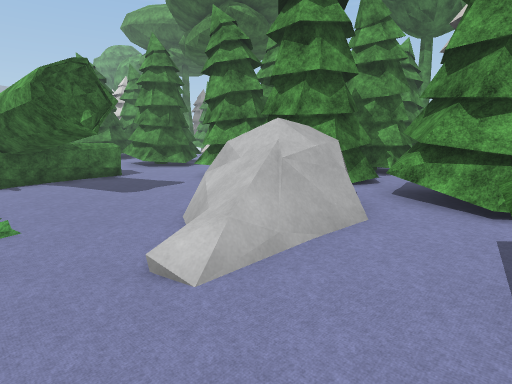
[1] (above)

24 first-person views from a walk through a scene from a Unity 3-D project. The camera is 1.5 m above the floor, tilts 10° down and sees 80° across. The floor is counted in squares, 1 m on a side. Each view is taken from the middle of a square. On the plan, view 1 faces up. The plan holds only what a view shows up to about 15 squares ahead; the rest is blank. The place goes on beyond the plan. The player character is not drawn. Some surface patterns are stand-ins.

[2]
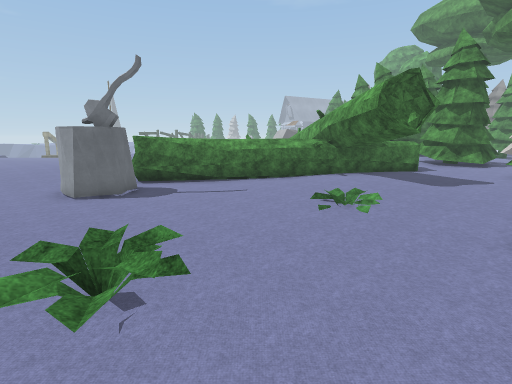

[3]
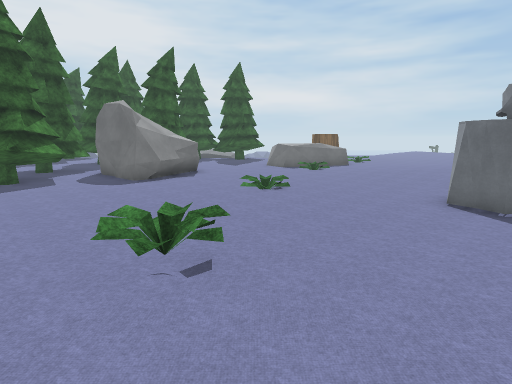

[4]
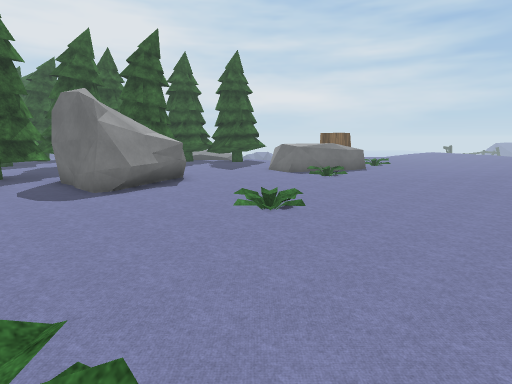

[5]
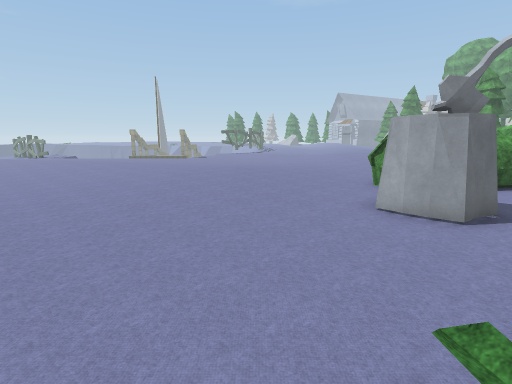

[6]
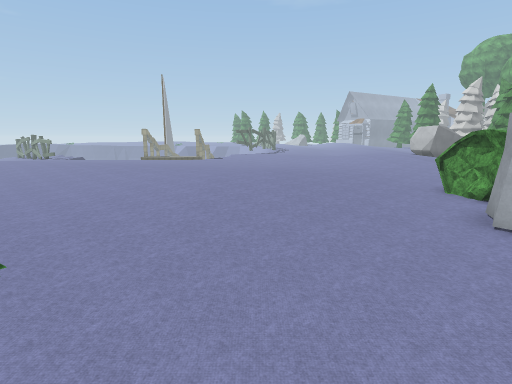

[7]
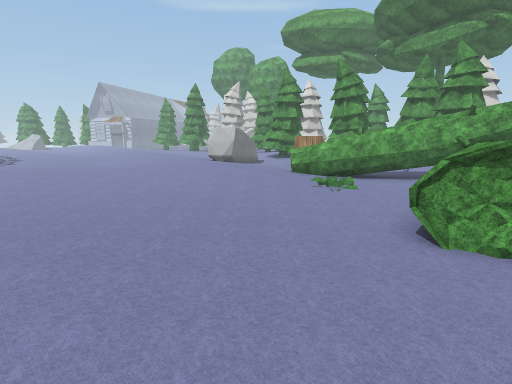

[8]
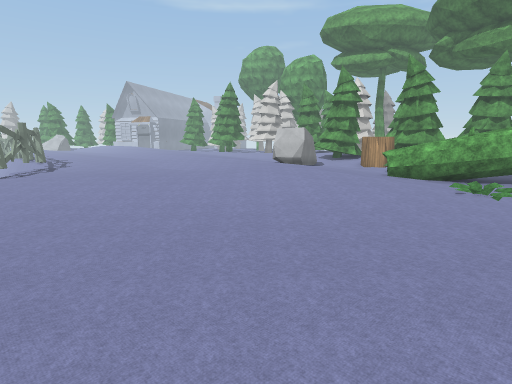

[9]
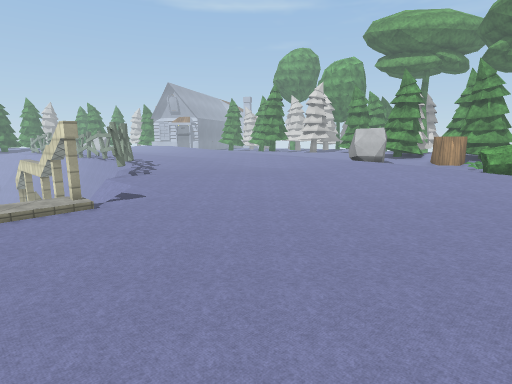

[10]
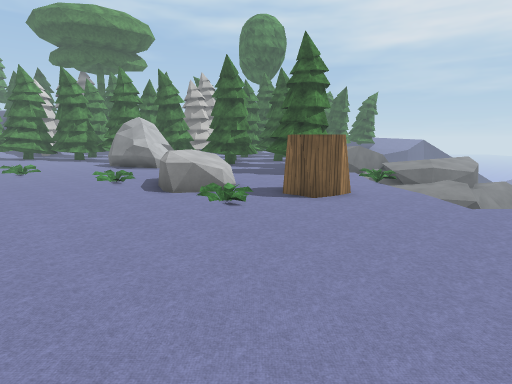

[11]
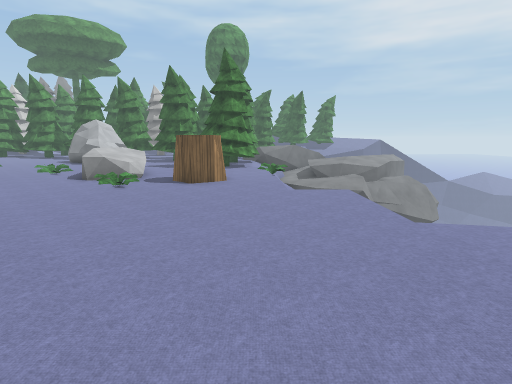

[12]
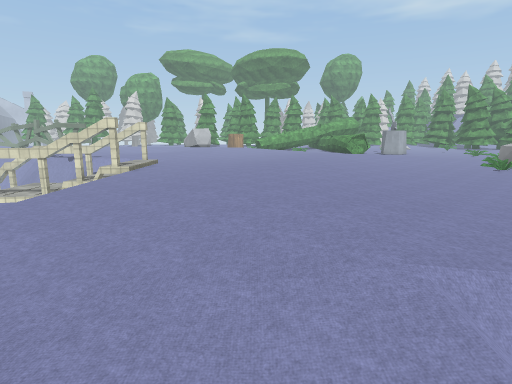

[13]
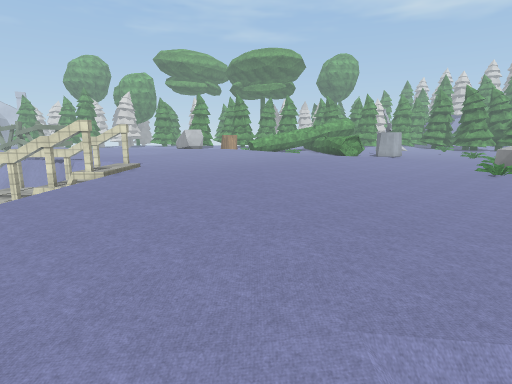

[14]
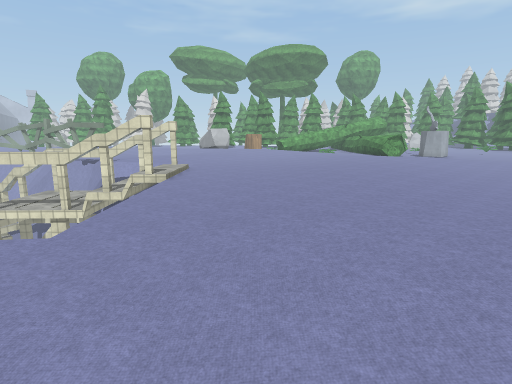

[15]
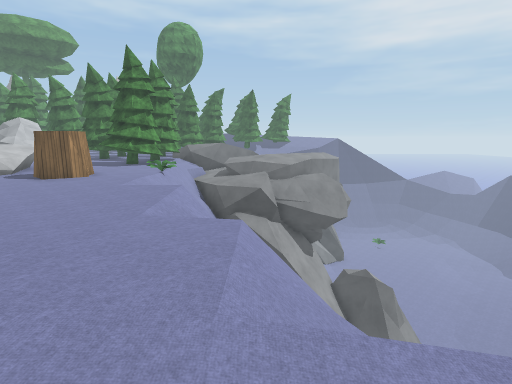

[16]
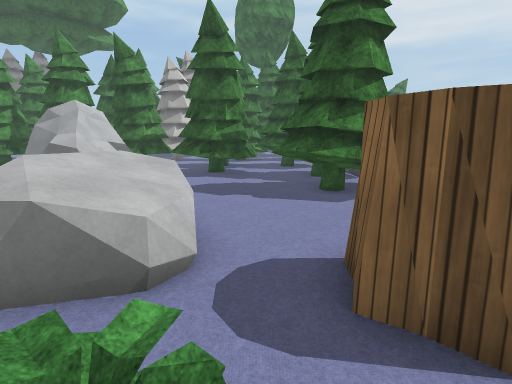

[17]
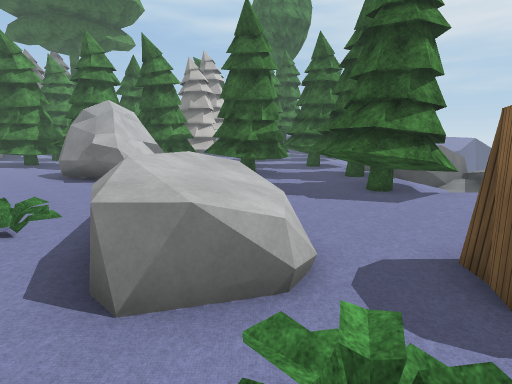

[18]
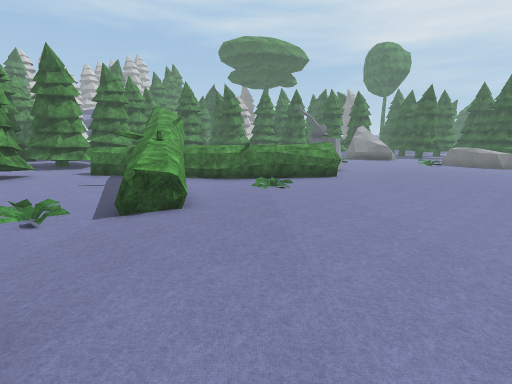

[19]
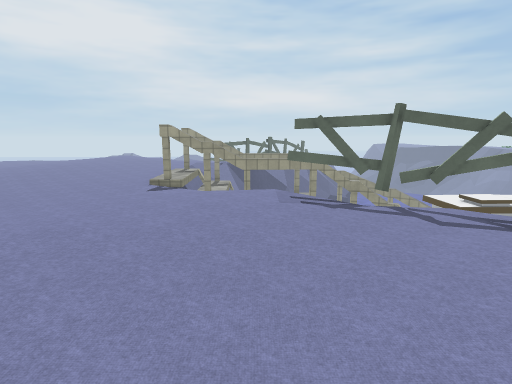

[20]
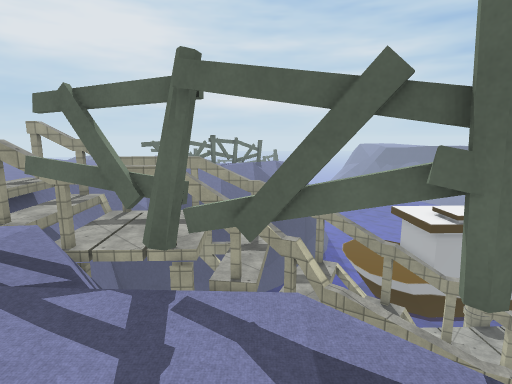

[21]
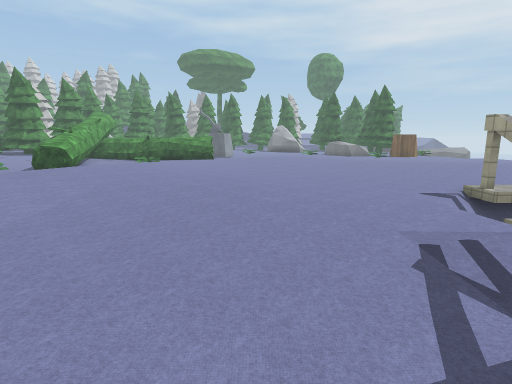

[22]
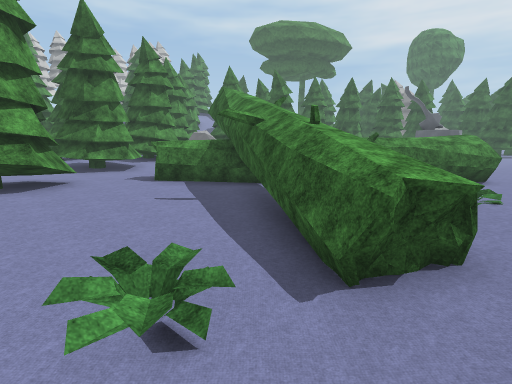

[23]
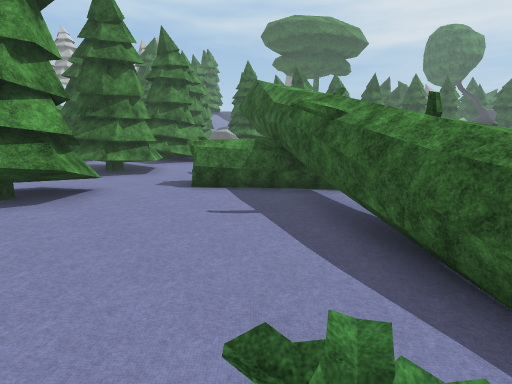

[24]
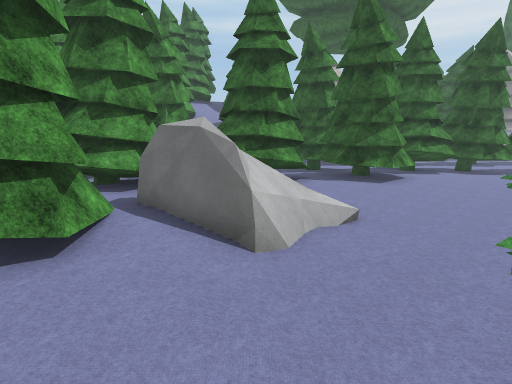

### Floor plan
Key: @ floor where view 1 was taken; # wall or solid block; x gap in a wall; . main floor; : floor 0.25 m higher than the main floor; - floor 0.25 m lower than the main floor; + floor 0.5 m higher than the main floor; _ floor 0.5 m lower than the main floor; < floor 1.25 m lower than the main floor; / step, stairs or slope; = window, fence, low wall or low ledge; v drop or lower ground; T thing the floor can be seen under or through; R tree; P plant; S stump; O other object.
Columns run from 37 left of view 1 to 4 right of it. Each row starts with its distance up from view 1.
 17  v  O--.......  :   ...--....:   #.
 16  v  OO--.......:::+::...P....:=TTT..
 15  vv  O.........:::+::...-.....:TTT..
 14  vv  O..........::++:..RR-....:::...#
 13 vvv  OO.........::++::.RRRR....R...##
 12 vvv   O.........::::::..RRRRR.RRR..##
 11 vvv= vv..........:::::...RRRRRRR...###
 10 vvv##v//..........:::.....-RRRRR.....#
  9 #v<<## /...............P..--RRRR#....##
  8 v#<<<##//--.-.............-RRRR##R...####
  7  v##<vv#/------...........RRR........:/##
  6   v#vvv./------..........RRR........OOOO##
  5 vvvv#v./-------.........RRRR-......./ OO##
  4 vvv ##/--------.........RRR--...P...///::#
  3 ///xv/-----.............RR---......./..:##
  2   /v/---................--OO--.........###
  1    /---.................-OOO-------....##
  0   /---..................--OO-------..@..#
 -1 -/-.....................---------P--.####
 -2 --......................-----------..##
 -3 --......................-----------..##
 -4 --.....................-----P------...#
 -5 _/............---......------------..##
 -6 -/.........--------...P------------.=##
 -7 -...:....-------P--OO--------------.=#
 -8  -......----------OOOO-------------###
 -9 ////...-----------OOOOO-----OOO----##
-10    //--/-------SSS-OOOO----OOOO--###
-11    /#=/ /------S ----------OOOO-###
-12     #=  //- /-------------  OOO-##
-13      =   v   /------------     ##
-14      =        /O--####---###  ###

Positions as (right, up) in squares from view 1, and headings:
1: (0, 0), facing up
2: (-1, -2), facing up-left
3: (-2, 2), facing down-left
4: (-4, 0), facing down-left
5: (-9, -6), facing up-left
6: (-11, -6), facing up-left
7: (-16, -1), facing up
8: (-20, 0), facing up
9: (-25, -1), facing up
10: (-27, -2), facing down-right
11: (-32, -3), facing down-right
12: (-37, -9), facing up-right
13: (-36, -9), facing up-right
14: (-37, -6), facing up-right
15: (-36, -7), facing down-right
16: (-22, -7), facing down-right
17: (-21, -6), facing down-right
18: (-21, 17), facing down-right
19: (-24, 17), facing down-left
20: (-30, 17), facing down-left
21: (-31, 17), facing down-right
22: (-15, 17), facing down-right
23: (-13, 17), facing down-right
24: (-4, 9), facing down-right
